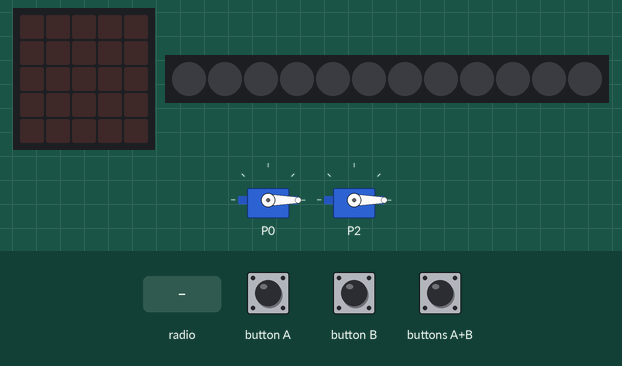
This program was run on a simulated BBC micro:bit (MakeCode). Shown: 2 × servo, the board's 5×5 LED display, 12 RGB LEDs in strip order, left to right. The inputs (shaded band) are chosen by the test bench. Dim RGB values are drawn brighter than linear.

Above: at 1.2 s.
1.3 s: radio message "0" arrives
At 1.5 s:
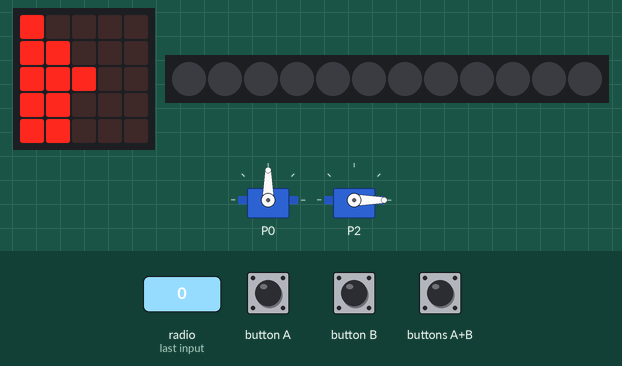
3.2 s: buttons A+B pressed for 0.15 s
At 3.45 s:
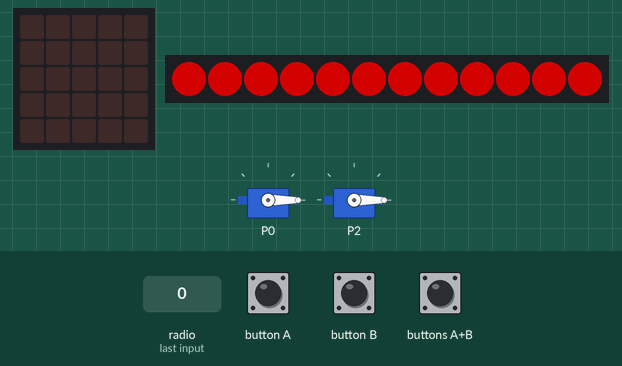
6.2 s: button A pressed for 0.15 s
At 6.55 s:
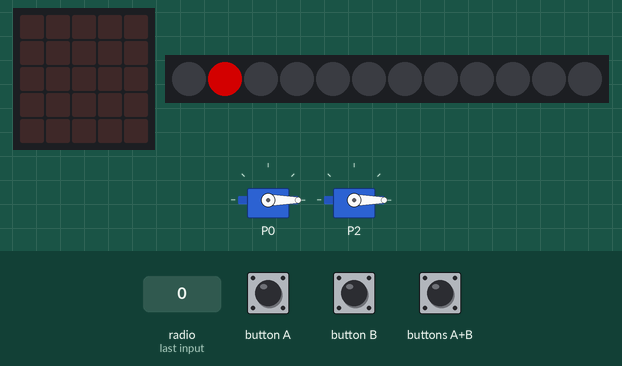
9.2 s: radio message "1" arrives
At 9.4 s:
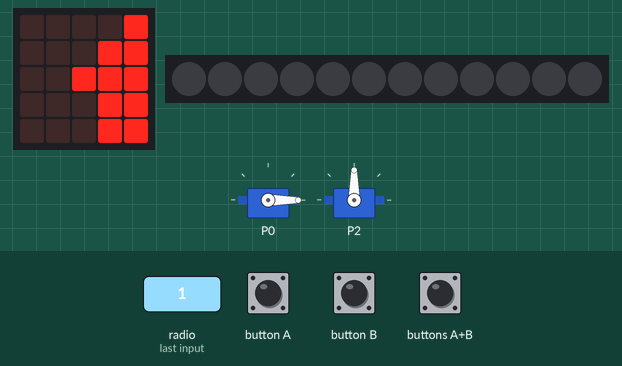
11.1 s: button B pressed for 0.15 s
At 11.45 s:
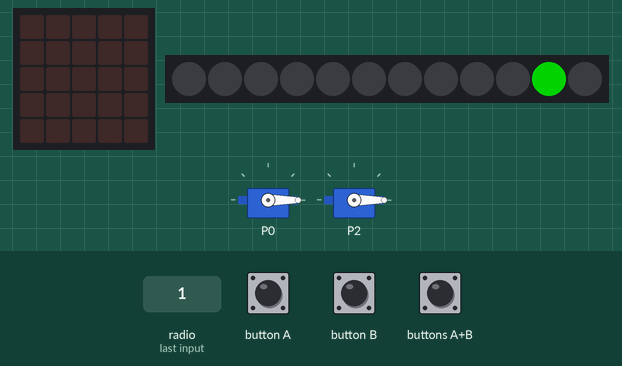
14.1 s: radio message "0" arrives
At 15.2 s:
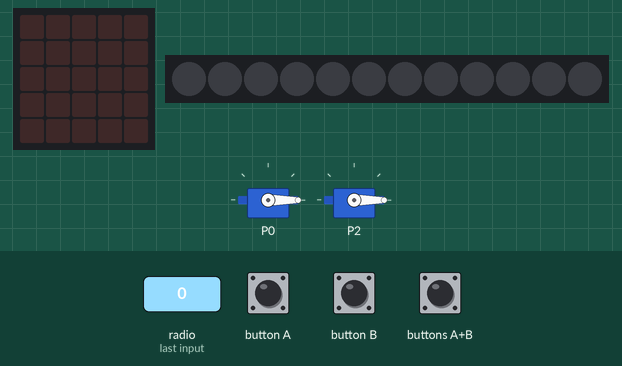
Timing chart, 0 to 17.0 s (numbered marks = the images above; inputs shaded):
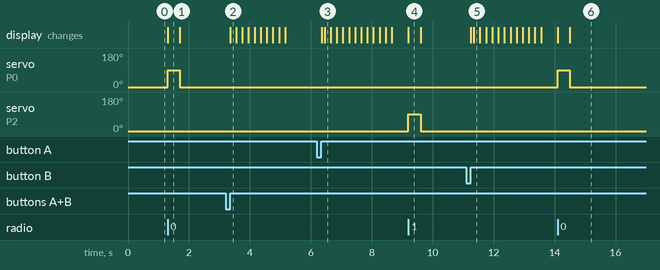

Measured:
- after the input at 1.3 s, servo on P0: 0° → 90° at once, → 0° 0.40 s later; the display: changes at once (image 1)
- after the input at 9.2 s, servo on P2: 0° → 90° at once, → 0° 0.40 s later; the display: changes at once (image 4)
- after the input at 14.1 s, servo on P0: 0° → 90° at once, → 0° 0.40 s later; the display: first changes at once (image 6 shows a later state)
- what the display in image 1 shows lasts 0.4 s, from 1.3 s to 1.7 s

The program:

main.ts
```typescript
radio.onReceivedNumber(function (receivedNumber) {
    if (receivedNumber == 0) {
        角度 = 90
        pins.servoWritePin(AnalogPin.P0, 角度)
        basic.showLeds(`
            # . . . .
            # # . . .
            # # # . .
            # # . . .
            # # . . .
            `)
        角度 = 0
        pins.servoWritePin(AnalogPin.P0, 角度)
    }
    if (receivedNumber == 1) {
        角度 = 90
        pins.servoWritePin(AnalogPin.P2, 角度)
        basic.showLeds(`
            . . . . #
            . . . # #
            . . # # #
            . . . # #
            . . . # #
            `)
        角度 = 0
        pins.servoWritePin(AnalogPin.P2, 角度)
    }
    basic.clearScreen()
})
input.onButtonPressed(Button.A, function () {
    strip.setPixelColor(0, neopixel.colors(NeoPixelColors.Red))
    strip.show()
    basic.pause(100)
    for (let index = 0; index < 11; index++) {
        strip.rotate(1)
        strip.show()
        basic.pause(200)
    }
    strip.showColor(neopixel.colors(NeoPixelColors.Black))
})
input.onButtonPressed(Button.AB, function () {
    for (let index = 0; index < 3; index++) {
        strip.showColor(neopixel.colors(NeoPixelColors.Red))
        basic.pause(200)
        strip.showColor(neopixel.colors(NeoPixelColors.Green))
        basic.pause(200)
        strip.showRainbow(1, 360)
        basic.pause(200)
        strip.showColor(neopixel.colors(NeoPixelColors.Black))
    }
})
input.onButtonPressed(Button.B, function () {
    strip.setPixelColor(11, neopixel.colors(NeoPixelColors.Green))
    strip.show()
    basic.pause(100)
    for (let index = 0; index < 11; index++) {
        strip.rotate(-1)
        strip.show()
        basic.pause(200)
    }
    strip.showColor(neopixel.colors(NeoPixelColors.Black))
})
let strip: neopixel.Strip = null
let 角度 = 0
radio.setGroup(2)
角度 = 0
strip = neopixel.create(DigitalPin.P1, 12, NeoPixelMode.RGB)
pins.servoWritePin(AnalogPin.P0, 角度)
pins.servoWritePin(AnalogPin.P2, 角度)
```

test.ts
```typescript
// テストはここに来ます。このパッケージが拡張機能として使用されるときにはコンパイルされません。
```
